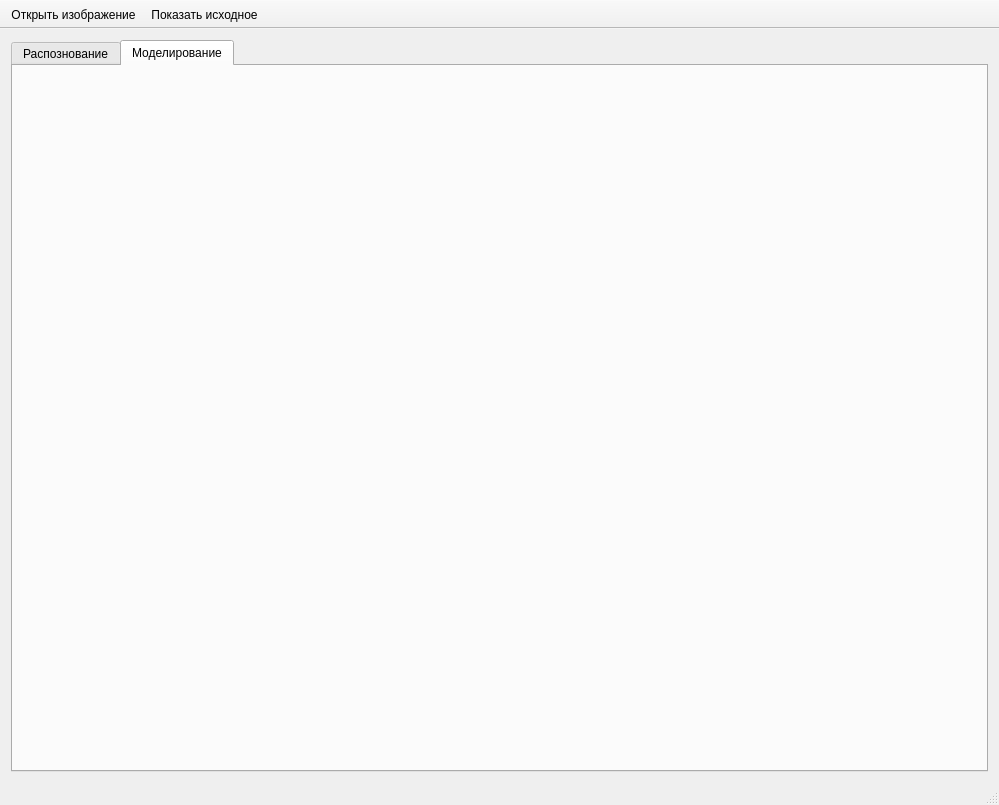
<?xml version="1.0" encoding="UTF-8"?>
<ui version="4.0">
 <class>MainWindow</class>
 <widget class="QMainWindow" name="MainWindow">
  <property name="geometry">
   <rect>
    <x>0</x>
    <y>0</y>
    <width>999</width>
    <height>793</height>
   </rect>
  </property>
  <property name="windowTitle">
   <string>Вычисление размеров цилиндра</string>
  </property>
  <widget class="QWidget" name="centralWidget">
   <layout class="QGridLayout" name="gridLayout_3">
    <item row="0" column="0">
     <widget class="QTabWidget" name="tabWidget">
      <property name="currentIndex">
       <number>1</number>
      </property>
      <widget class="QWidget" name="tabDetect">
       <attribute name="title">
        <string>Распознование</string>
       </attribute>
       <layout class="QGridLayout" name="gridLayout">
        <item row="0" column="0">
         <widget class="QGroupBox" name="grpGauss">
          <property name="minimumSize">
           <size>
            <width>350</width>
            <height>0</height>
           </size>
          </property>
          <property name="maximumSize">
           <size>
            <width>350</width>
            <height>16777215</height>
           </size>
          </property>
          <property name="title">
           <string>Размытие Гаусса</string>
          </property>
          <layout class="QGridLayout" name="gridLayout_19" columnstretch="5,6,1">
           <item row="0" column="0">
            <widget class="QLabel" name="label_30">
             <property name="text">
              <string>σ:</string>
             </property>
            </widget>
           </item>
           <item row="1" column="0">
            <widget class="QLabel" name="label_31">
             <property name="text">
              <string>Размер ядра:</string>
             </property>
            </widget>
           </item>
           <item row="1" column="1">
            <widget class="QSlider" name="sldKernelSize">
             <property name="minimum">
              <number>1</number>
             </property>
             <property name="maximum">
              <number>5</number>
             </property>
             <property name="singleStep">
              <number>1</number>
             </property>
             <property name="pageStep">
              <number>1</number>
             </property>
             <property name="sliderPosition">
              <number>1</number>
             </property>
             <property name="orientation">
              <enum>Qt::Horizontal</enum>
             </property>
             <property name="invertedAppearance">
              <bool>false</bool>
             </property>
             <property name="tickPosition">
              <enum>QSlider::TicksBothSides</enum>
             </property>
            </widget>
           </item>
           <item row="0" column="1">
            <widget class="QSlider" name="sldSigma">
             <property name="minimum">
              <number>5</number>
             </property>
             <property name="maximum">
              <number>50</number>
             </property>
             <property name="singleStep">
              <number>5</number>
             </property>
             <property name="value">
              <number>15</number>
             </property>
             <property name="orientation">
              <enum>Qt::Horizontal</enum>
             </property>
            </widget>
           </item>
           <item row="0" column="2">
            <widget class="QLabel" name="lblSigma">
             <property name="text">
              <string>1.5</string>
             </property>
            </widget>
           </item>
           <item row="1" column="2">
            <widget class="QLabel" name="lblKernel">
             <property name="text">
              <string>1</string>
             </property>
            </widget>
           </item>
           <item row="2" column="0" colspan="3">
            <widget class="QPushButton" name="btnGaussApply">
             <property name="text">
              <string>Применить</string>
             </property>
            </widget>
           </item>
          </layout>
         </widget>
        </item>
        <item row="0" column="1" rowspan="6">
         <widget class="QGroupBox" name="grpImage">
          <property name="minimumSize">
           <size>
            <width>400</width>
            <height>400</height>
           </size>
          </property>
          <property name="title">
           <string>Изображение</string>
          </property>
          <layout class="QGridLayout" name="gridLayout_18">
           <item row="0" column="0">
            <widget class="ImageView" name="imageView" native="true"/>
           </item>
          </layout>
         </widget>
        </item>
        <item row="1" column="0">
         <widget class="QGroupBox" name="grpCanny">
          <property name="minimumSize">
           <size>
            <width>350</width>
            <height>0</height>
           </size>
          </property>
          <property name="maximumSize">
           <size>
            <width>350</width>
            <height>16777215</height>
           </size>
          </property>
          <property name="title">
           <string>Детектор Кэнни</string>
          </property>
          <layout class="QGridLayout" name="gridLayout_20" rowstretch="0,0,0" columnstretch="5,6,1">
           <item row="0" column="2">
            <widget class="QLabel" name="lblMinThresh">
             <property name="text">
              <string>80</string>
             </property>
            </widget>
           </item>
           <item row="1" column="0">
            <widget class="QLabel" name="label_32">
             <property name="text">
              <string>Верхняя граница:</string>
             </property>
            </widget>
           </item>
           <item row="0" column="0">
            <widget class="QLabel" name="label_33">
             <property name="text">
              <string>Нижняя граница:</string>
             </property>
            </widget>
           </item>
           <item row="1" column="1">
            <widget class="QSlider" name="sldMaxThresh">
             <property name="minimum">
              <number>10</number>
             </property>
             <property name="maximum">
              <number>250</number>
             </property>
             <property name="value">
              <number>100</number>
             </property>
             <property name="orientation">
              <enum>Qt::Horizontal</enum>
             </property>
            </widget>
           </item>
           <item row="0" column="1">
            <widget class="QSlider" name="sldMinThresh">
             <property name="minimum">
              <number>10</number>
             </property>
             <property name="maximum">
              <number>250</number>
             </property>
             <property name="value">
              <number>80</number>
             </property>
             <property name="orientation">
              <enum>Qt::Horizontal</enum>
             </property>
             <property name="tickPosition">
              <enum>QSlider::NoTicks</enum>
             </property>
            </widget>
           </item>
           <item row="1" column="2">
            <widget class="QLabel" name="lblMaxThresh">
             <property name="text">
              <string>100</string>
             </property>
            </widget>
           </item>
           <item row="2" column="0" colspan="3">
            <widget class="QPushButton" name="btnCannyApply">
             <property name="text">
              <string>Применить</string>
             </property>
            </widget>
           </item>
          </layout>
         </widget>
        </item>
        <item row="2" column="0">
         <widget class="QGroupBox" name="grpHough">
          <property name="minimumSize">
           <size>
            <width>350</width>
            <height>0</height>
           </size>
          </property>
          <property name="maximumSize">
           <size>
            <width>350</width>
            <height>16777215</height>
           </size>
          </property>
          <property name="title">
           <string>Трансформация Хафа</string>
          </property>
          <layout class="QGridLayout" name="gridLayout_16" columnstretch="5,6,1">
           <item row="0" column="2">
            <widget class="QLabel" name="lblThresh">
             <property name="text">
              <string>100</string>
             </property>
            </widget>
           </item>
           <item row="0" column="1">
            <widget class="QSlider" name="sldThresh">
             <property name="minimum">
              <number>50</number>
             </property>
             <property name="maximum">
              <number>1000</number>
             </property>
             <property name="singleStep">
              <number>10</number>
             </property>
             <property name="value">
              <number>100</number>
             </property>
             <property name="orientation">
              <enum>Qt::Horizontal</enum>
             </property>
            </widget>
           </item>
           <item row="0" column="0">
            <widget class="QLabel" name="label_27">
             <property name="text">
              <string>Порог:</string>
             </property>
            </widget>
           </item>
           <item row="1" column="0" colspan="3">
            <widget class="QPushButton" name="btnHoughApply">
             <property name="text">
              <string>Применить</string>
             </property>
            </widget>
           </item>
          </layout>
         </widget>
        </item>
        <item row="3" column="0">
         <widget class="QGroupBox" name="grpCalibrate">
          <property name="minimumSize">
           <size>
            <width>350</width>
            <height>0</height>
           </size>
          </property>
          <property name="maximumSize">
           <size>
            <width>350</width>
            <height>16777215</height>
           </size>
          </property>
          <property name="title">
           <string>Калибровка</string>
          </property>
          <layout class="QGridLayout" name="gridLayout_15" columnstretch="1,1">
           <item row="3" column="1">
            <widget class="QLineEdit" name="edtR">
             <property name="text">
              <string>0.15</string>
             </property>
            </widget>
           </item>
           <item row="2" column="1">
            <widget class="QLineEdit" name="edtH">
             <property name="text">
              <string>0.2</string>
             </property>
            </widget>
           </item>
           <item row="1" column="1">
            <widget class="QLineEdit" name="edtDist">
             <property name="text">
              <string>1.6</string>
             </property>
            </widget>
           </item>
           <item row="3" column="0">
            <widget class="QLabel" name="label_23">
             <property name="text">
              <string>Радиус цилиндра:</string>
             </property>
            </widget>
           </item>
           <item row="2" column="0">
            <widget class="QLabel" name="label_24">
             <property name="text">
              <string>Высота цилиндра:</string>
             </property>
            </widget>
           </item>
           <item row="4" column="0">
            <widget class="QLabel" name="lblDiag">
             <property name="text">
              <string>Высота:</string>
             </property>
            </widget>
           </item>
           <item row="0" column="1">
            <widget class="QRadioButton" name="rbnDiag">
             <property name="text">
              <string>Данные</string>
             </property>
            </widget>
           </item>
           <item row="1" column="0">
            <widget class="QLabel" name="label_111">
             <property name="text">
              <string>Высота камеры:</string>
             </property>
            </widget>
           </item>
           <item row="6" column="0" colspan="2">
            <widget class="QPushButton" name="btnCalibrate">
             <property name="text">
              <string>Применить</string>
             </property>
            </widget>
           </item>
           <item row="4" column="1">
            <widget class="QLineEdit" name="edtDiag">
             <property name="enabled">
              <bool>false</bool>
             </property>
            </widget>
           </item>
           <item row="0" column="0">
            <widget class="QRadioButton" name="rbnStandard">
             <property name="text">
              <string>Образец</string>
             </property>
             <property name="checked">
              <bool>true</bool>
             </property>
            </widget>
           </item>
           <item row="5" column="1">
            <widget class="QLineEdit" name="edtDiagPx">
             <property name="enabled">
              <bool>false</bool>
             </property>
            </widget>
           </item>
           <item row="5" column="0">
            <widget class="QLabel" name="label_26">
             <property name="text">
              <string>Высота (пиксели):</string>
             </property>
            </widget>
           </item>
          </layout>
         </widget>
        </item>
        <item row="4" column="0">
         <widget class="QGroupBox" name="grpEval">
          <property name="minimumSize">
           <size>
            <width>350</width>
            <height>0</height>
           </size>
          </property>
          <property name="maximumSize">
           <size>
            <width>350</width>
            <height>16777215</height>
           </size>
          </property>
          <property name="title">
           <string>Вычисление</string>
          </property>
          <layout class="QGridLayout" name="gridLayout_17">
           <item row="3" column="0">
            <widget class="QLabel" name="label_28">
             <property name="text">
              <string>Радиус:</string>
             </property>
            </widget>
           </item>
           <item row="1" column="0">
            <widget class="QLabel" name="label_29">
             <property name="text">
              <string>Высота:</string>
             </property>
            </widget>
           </item>
           <item row="1" column="1">
            <widget class="QLabel" name="lblResH">
             <property name="text">
              <string/>
             </property>
            </widget>
           </item>
           <item row="3" column="1">
            <widget class="QLabel" name="lblResR">
             <property name="text">
              <string/>
             </property>
            </widget>
           </item>
           <item row="0" column="0" colspan="2">
            <widget class="QPushButton" name="btnEval">
             <property name="text">
              <string>Вычислить</string>
             </property>
            </widget>
           </item>
          </layout>
         </widget>
        </item>
        <item row="5" column="0">
         <spacer name="verticalSpacer">
          <property name="orientation">
           <enum>Qt::Vertical</enum>
          </property>
          <property name="sizeHint" stdset="0">
           <size>
            <width>20</width>
            <height>40</height>
           </size>
          </property>
         </spacer>
        </item>
       </layout>
      </widget>
      <widget class="QWidget" name="tabModel">
       <attribute name="title">
        <string>Моделирование</string>
       </attribute>
       <layout class="QGridLayout" name="gridLayout_2">
        <item row="0" column="0">
         <widget class="ModelView2" name="modelView" native="true"/>
        </item>
       </layout>
      </widget>
     </widget>
    </item>
   </layout>
  </widget>
  <widget class="QToolBar" name="mainToolBar">
   <property name="enabled">
    <bool>true</bool>
   </property>
   <property name="movable">
    <bool>false</bool>
   </property>
   <property name="floatable">
    <bool>false</bool>
   </property>
   <attribute name="toolBarArea">
    <enum>TopToolBarArea</enum>
   </attribute>
   <attribute name="toolBarBreak">
    <bool>false</bool>
   </attribute>
   <addaction name="actOpenImage"/>
   <addaction name="actRestore"/>
  </widget>
  <widget class="QStatusBar" name="statusBar"/>
  <action name="actOpenImage">
   <property name="icon">
    <iconset theme="document-open">
     <normaloff>.</normaloff>.</iconset>
   </property>
   <property name="text">
    <string>Открыть изображение</string>
   </property>
  </action>
  <action name="actRestore">
   <property name="icon">
    <iconset theme="document-revert">
     <normaloff>.</normaloff>.</iconset>
   </property>
   <property name="text">
    <string>Показать исходное</string>
   </property>
  </action>
 </widget>
 <layoutdefault spacing="6" margin="11"/>
 <customwidgets>
  <customwidget>
   <class>ImageView</class>
   <extends>QWidget</extends>
   <header>src/widgets/imageview.h</header>
   <container>1</container>
  </customwidget>
  <customwidget>
   <class>ModelView2</class>
   <extends>QWidget</extends>
   <header>src/widgets/modelview2.h</header>
   <container>1</container>
  </customwidget>
 </customwidgets>
 <resources/>
 <connections/>
</ui>
